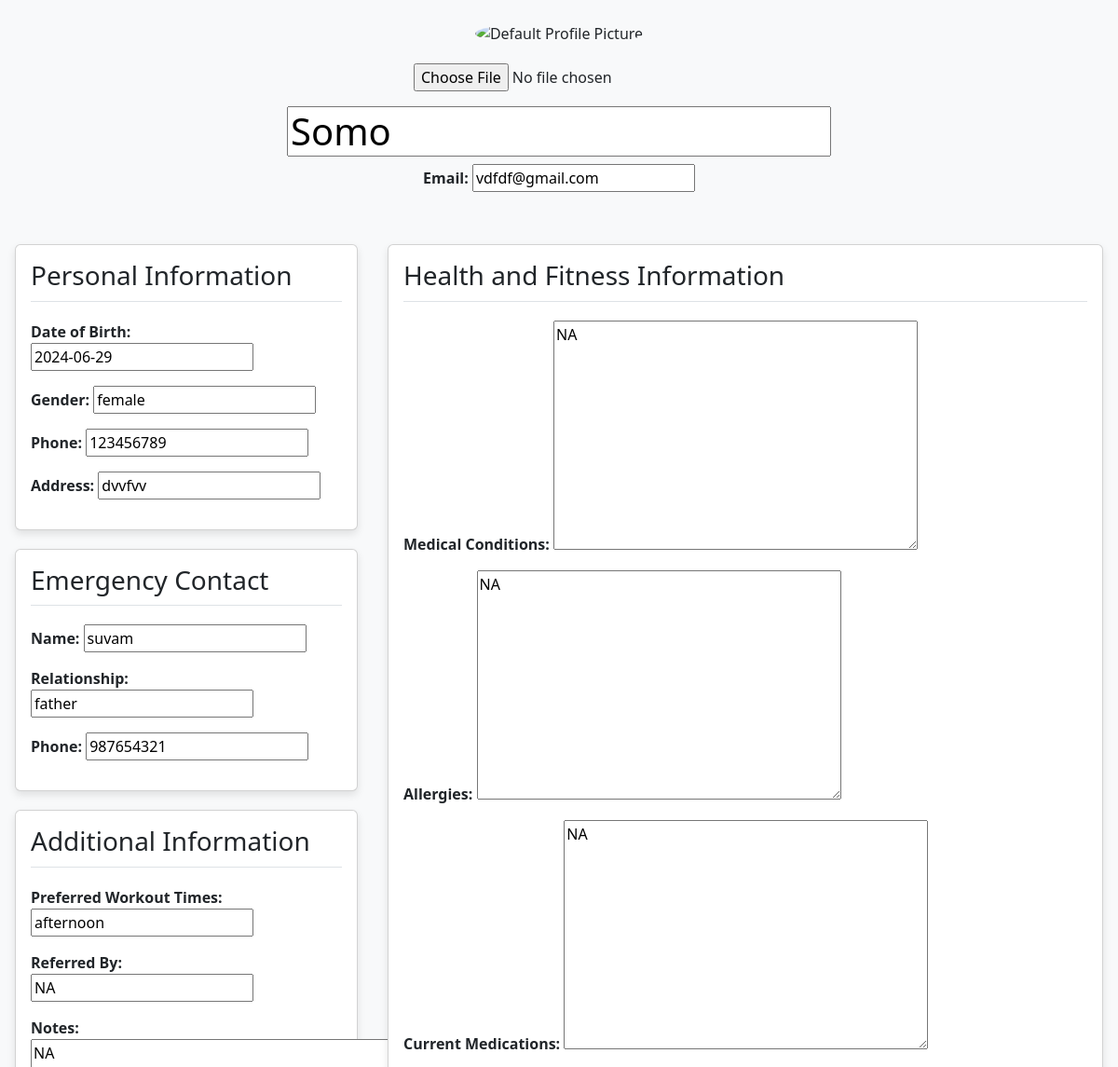
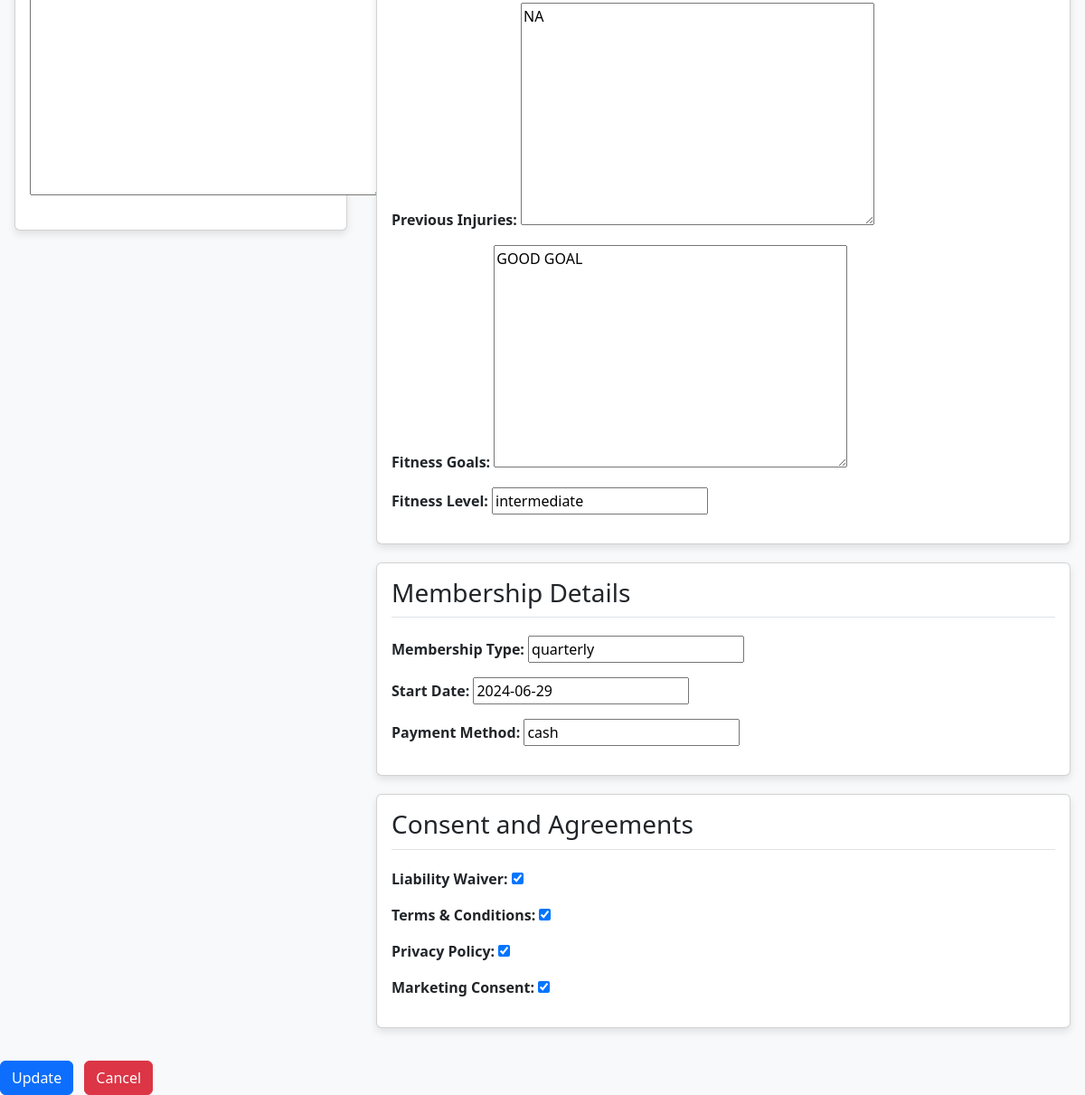
The app's page /profile/6/edit/ (signed in) with its own data (2 pictures, top to bottom).
### home/models.py (models this page shows, shortened)
class Admission(models.Model):
    user = models.ForeignKey(User, on_delete=models.CASCADE, default=get_default_user)
    profile_image=models.ImageField(null=True,blank=True,upload_to="images/")
    full_name = models.CharField(max_length=80)
    dob = models.DateField()
    gender = models.CharField(max_length=10)
    phone = models.CharField(max_length=15)
    email = models.EmailField()
    address = models.CharField(max_length=255)
    emergency_contact_name = models.CharField(max_length=80)
    relationship = models.CharField(max_length=20)
    emergency_contact_phone = models.CharField(max_length=15)
    medical_conditions = models.TextField(blank=True, null=True)
    allergies = models.TextField(blank=True, null=True)
    current_medications = models.TextField(blank=True, null=True)
    previous_injuries = models.TextField(blank=True, null=True)
    fitness_goals = models.TextField(blank=True, null=True)
    fitness_level = models.CharField(max_length=50)
    membership_type = models.CharField(max_length=50)
    start_date = models.DateField()
    payment_method = models.CharField(max_length=50)
    liability_waiver = models.BooleanField(default=False)
    terms_conditions = models.BooleanField(default=False)
    privacy_policy = models.BooleanField(default=False)
    marketing_consent = models.BooleanField(default=False)
    preferred_workout_times = models.CharField(blank=True, null=True,max_length=80)
    referred_by = models.CharField(max_length=50, blank=True, null=True)
    notes = models.TextField(blank=True, null=True)

### home/views.py (the view)
# urls.py: path('profile/<int:pk>/edit/', views.edit_profile, name='edit_profile'),
@login_required
def edit_profile(request, pk):
    admission = get_object_or_404(Admission, pk=pk, user=request.user)
    if request.method == 'POST':
        form = AdmissionForm(request.POST or None, request.FILES or None, instance=admission)
        if form.is_valid():
            form.save()
            messages.success(request, 'Profile has been updated successfully.')
            return redirect('profile', admission_id=pk)
    else:
        form = AdmissionForm(instance=admission)
    return render(request, 'edit_profile.html', {'form': form, 'admission': admission})

### home/forms.py
class AdmissionForm(forms.ModelForm):
    class Meta:
        model = Admission
        fields = [
            'full_name', 'dob', 'gender', 'phone', 'email', 'address', 'emergency_contact_name',
            'relationship', 'emergency_contact_phone', 'medical_conditions', 'allergies',
            'current_medications', 'previous_injuries', 'fitness_goals', 'fitness_level',
            'membership_type', 'start_date', 'payment_method', 'liability_waiver',
            'terms_conditions', 'privacy_policy', 'marketing_consent', 'preferred_workout_times',
            'referred_by', 'notes', 'profile_image'
        ]

### templates/edit_profile.html (shortened to what this page needs)
<!DOCTYPE html>
<html lang="en">
<head>
    <link href="https://cdn.jsdelivr.net/npm/bootstrap@5.3.3/dist/css/bootstrap.min.css" rel="stylesheet">
</head>
<body>
    <div class="container-fluid">
        <form method="POST" enctype="multipart/form-data">
        <div class="row justify-content-center mt-4">
            <div class="col-md-8 text-center">
                {% if admission.profile_image %}
                <img src="{{ admission.profile_image.url }}" class="avatar" alt="Profile Picture">
                {% else %}
                <img src="https://www.w3schools.com/howto/img_avatar.png" class="avatar" alt="Default Profile Picture">
                {% endif %}
                <p>{{form.profile_image}}</p>
                <h1>{{ form.full_name }}</h1>
                <p><strong>Email:</strong> {{ form.email }}</p>
            </div>
        </div>
        <div class="row mt-4">
            <div class="col-lg-4 p-3">
                <div class="card">
                    <div class="card-body">
                        <h3 class="card-title">Personal Information</h3>
                        <p><strong>Date of Birth:</strong> {{ form.dob }}</p>
                        <p><strong>Gender:</strong> {{ form.gender }}</p>
                        <p><strong>Phone:</strong>  {{ form.phone }}</p>
                        <p><strong>Address:</strong> {{ form.address }}</p>
                    </div>
                </div>
                <div class="card">
                    <div class="card-body">
                        <h3 class="card-title">Emergency Contact</h3>
                        <p><strong>Name:</strong> {{ form.emergency_contact_name }}</p>
                        <p><strong>Relationship:</strong> {{ form.relationship }}</p>
                        <p><strong>Phone:</strong> {{ form.emergency_contact_phone }}</p>
                    </div>
                </div>
                <div class="card">
                    <div class="card-body">
                        <h3 class="card-title">Additional Information</h3>
                        <p><strong>Preferred Workout Times:</strong>  {{ form.preferred_workout_times }}</p>
                        <p><strong>Referred By:</strong> {{ form.referred_by }}</p>
                        <p><strong>Notes:</strong> {{ form.notes }}</p>
                    </div>
                </div>
            </div>
            <div class="col-lg-8 p-3">
                <div class="card">
                    <div class="card-body">
                        <h3 class="card-title">Health and Fitness Information</h3>
                        <p><strong>Medical Conditions:</strong> {{ form.medical_conditions }}</p>
                        <p><strong>Allergies:</strong> {{ form.allergies }}</p>
                        <p><strong>Current Medications:</strong>  {{ form.current_medications }}</p>
                        <p><strong>Previous Injuries:</strong> {{ form.previous_injuries }}</p>
                        <p><strong>Fitness Goals:</strong> {{ form.fitness_goals }}</p>
                        <p><strong>Fitness Level:</strong> {{ form.fitness_level }}</p>
                    </div>
                </div>
                <div class="card">
                    <div class="card-body">
                        <h3 class="card-title">Membership Details</h3>
                        <p><strong>Membership Type:</strong> {{ form.membership_type }}</p>
                        <p><strong>Start Date:</strong> {{ form.start_date }}</p>
                        <p><strong>Payment Method:</strong> {{ form.payment_method }}</p>
                    </div>
                </div>
                <div class="card">
                    <div class="card-body">
                        <h3 class="card-title">Consent and Agreements</h3>
                        <p><strong>Liability Waiver:</strong> {{ form.liability_waiver }}</p>
                        <p><strong>Terms & Conditions:</strong> {{ form.terms_conditions }}</p>
                        <p><strong>Privacy Policy:</strong> {{ form.privacy_policy }}</p>
                        <p><strong>Marketing Consent:</strong> {{ form.marketing_consent }}</p>
                    </div>
                </div>
            </div>
        </div>
    </div>
    <button type="submit" class="btn btn-primary">Update</button>
     <a href="{% url 'profile' admission.pk %}" class="btn btn-danger ms-2">Cancel</a>
</body>
</html>

### templates/edit_profile.html (style rules this page uses)
body { background-color: #f8f9fa; }
.avatar { vertical-align: middle; width: 150px; height: 150px; border-radius: 50%; margin-bottom: 20px; }
.card { margin-bottom: 20px; box-shadow: 0 4px 8px rgba(0,0,0,0.1); }
.card-title { border-bottom: 1px solid #dee2e6; padding-bottom: 10px; margin-bottom: 20px; }

### records on screen
Admission: full_name "Somo", email "vdfdf@gmail.com", dob "2024-06-29", gender "female", phone "123456789", address "dvvfvv", emergency_contact_name "suvam", relationship "father", emergency_contact_phone "987654321", preferred_workout_times "afternoon", referred_by "NA", notes "NA", medical_conditions "NA", allergies "NA", current_medications "NA", previous_injuries "NA", fitness_goals "GOOD GOAL", fitness_level "intermediate", membership_type "quarterly", start_date "2024-06-29", payment_method "cash", liability_waiver "☑", terms_conditions "☑", privacy_policy "☑", marketing_consent "☑"
